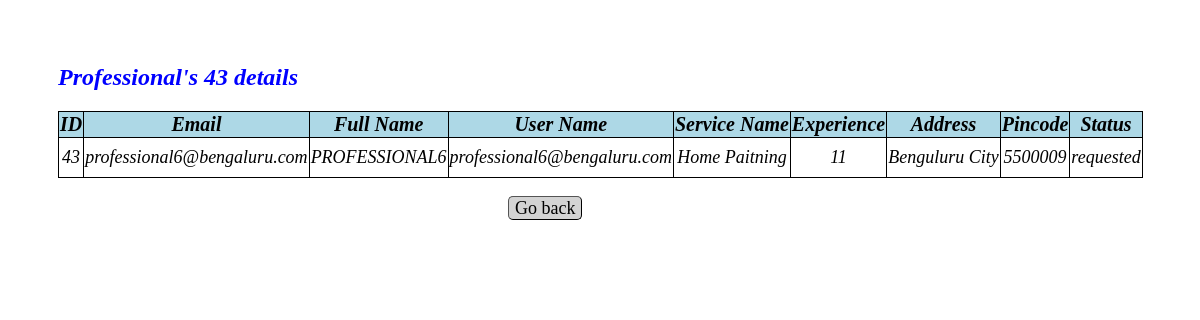
The page /viewprofessional/43 on the database as committed earlier.
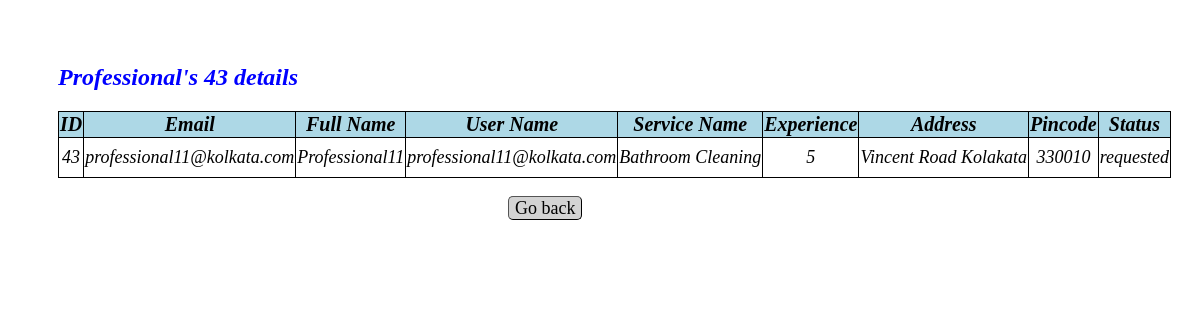
The same page on the database as committed later.
### app.py (models this page shows)
class User_Info(db.Model):
    __tablename__="user_info"
    id=db.Column(db.Integer,primary_key=True)
    email=db.Column(db.String,nullable=False)
    full_name=db.Column(db.String,nullable=False)
    user_name=db.Column(db.String,unique=True,nullable=False)
    service_name=db.Column(db.String,nullable=False)
    experience=db.Column(db.Integer,nullable=False)
    pwd=db.Column(db.String,nullable=False)
    add=db.Column(db.String,nullable=True)
    pincode=db.Column(db.String,nullable=False)
    role=db.Column(db.Integer,nullable=False,default=1)
    status=db.Column(db.String,unique=True)
    location=db.Column(db.String,nullable=False)
    reviews=db.Column(db.String,nullable=False)

### app.py (the view)
@app.route("/viewprofessional/<int:id>", methods=["GET", "POST"])
def view_professional(id):
  service = User_Info.query.filter_by(id=id).first()
  return render_template ("view_professional.html",service=service)

### templates/view_professional.html (shortened to what this page needs)
<!DOCTYPE html>
<html lang="en">
<head>
</head>
<body>
    <br><br>
    <h2>Professional's {{service.id}} details</h2>
    <table id="service-table">
        <thead>
            <tr>
                <th>ID</th>
                <th>Email</th>
                <th>Full Name</th>
                <th>User Name</th>
                <th>Service Name</th>
                <th>Experience</th>
                <th>Address</th>
                <th>Pincode</th>
                <th>Status</th>
            </tr>
        <tbody>
            <tr style="height:40px;">
                <td>{{service["id"]}}</td>
                <td>{{service["email"]}}</td>
                <td>{{service["full_name"]}}</td>
                <td>{{service["user_name"]}}</td>
                <td>{{service["service_name"]}}</td>
                <td>{{service["experience"]}}</td>
                <td>{{service["add"]}}</td>
                <td>{{service["pincode"]}}</td>
                <td>{{service["status"]}}</td>
            </tr>
        </tbody>
        </thead>
    </table>
    <a class="button" href="/admindashboard">Go back</a>
</body>
</html>

### templates/view_professional.html (style rules this page uses)
table , td { text-align: center; font-style: italic; width:auto; margin-left: 50px; border-radius: 10px; border-color: blue; border: 1px solid black; border-collapse: collapse ; margin-bottom: 20px; }
th { background-color: lightblue; border: 1px solid black; font-size:20px; }
td { font-size:18px; }
h2 { font-style: italic; margin-left: 50px; color: blue; margin-bottom: 20px; }
a.button { padding: 1px 6px; border: 1px outset buttonborder; border-radius: 5px; color: black; background-color: lightgrey; text-decoration: none; font-size:18px }
a { margin-left: 500px; }

Rows that differ between the two databases and show on the page:
changed User_Info "requested": email "professional6@bengaluru.com" → "professional11@kolkata.com"; full_name "PROFESSIONAL6" → "Professional11"; user_name "professional6@bengaluru.com" → "professional11@kolkata.com"; service_name "Home Paitning" → "Bathroom Cleaning"; experience "11" → "5"; add "Benguluru City" → "Vincent Road Kolakata"; pincode "5500009" → "330010"
